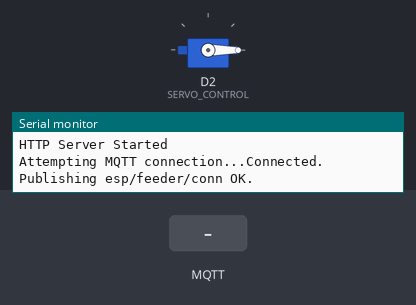
The sketch below on a simulated ESP8266 (Wemos D1 mini). Parts: servo, the last lines printed to the serial monitor. Inputs (shaded band) come from the test bench. WiFi joins after 1.5 s; servers stay silent unless stated; storage starts empty; no MQTT or app messages arrive unless stated.

Above: at 3.2 s.
3.3 s: MQTT message "1" arrives on the first subscribed topic
At 3.76 s:
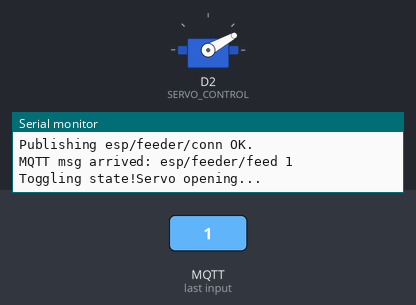
At 4.96 s:
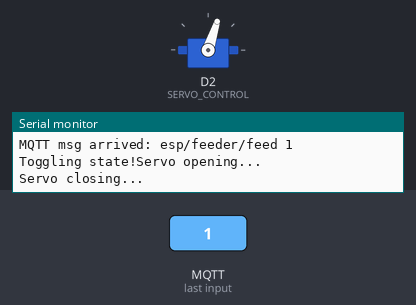
6.3 s: MQTT message "on" arrives on the first subscribed topic
8.0 s: MQTT message "off" arrives on the first subscribed topic
Timing chart, 0 to 11.0 s (numbered marks = the images above; inputs shaded):
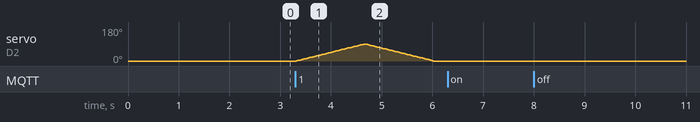

Measured:
- after the input at 3.3 s, servo on D2 (SERVO_CONTROL): rises from 0° to 90° in 1.3 s, then falls to 0° in 1.4 s

The sketch:

servo-demo.ino
```cpp
#include <FS.h> //this needs to be first
// Arduino Servo
#include <Servo.h>
// ESP8266WiFi - Version: Latest
#include <ESP8266WiFi.h>
// DNSServer - Version: Latest
#include <DNSServer.h>
// ESP8266WebServer - Version: Latest
#include <ESP8266WebServer.h>
// WiFiManager - Version: Latest
#include <WiFiManager.h>
// MQTT
#include <PubSubClient.h>
// JSON parsing for Arduino
#include <ArduinoJson.h>


// web server
std::unique_ptr<ESP8266WebServer> wwwServer;
#define HTML_FILE "/index.html"


// MQTT pub/sub for the servo functions
#define CLOUDMQTT_CONFIG  "/config.json"
// these values are loaded from a config.json file in the data directory
char cloudmqtt_server[18] = "***.cloudmqtt.com";
int  cloudmqtt_port       = 0;
char cloudmqtt_user[9]    = "********";
char cloudmqtt_pass[13]   = "************";

// note: if you have multiple devices, assign them different ID's
#define MQTT_CLIENT_ID   "WeMosEsp8266"
// set to true if you want last msg for all topics retained on server, so you get it automatically on client connect
#define MQTT_USE_RETAIN   false

#define TOPIC_OUT_CONN      "esp/feeder/conn"
#define TOPIC_IN_SYNC       "esp/feeder/sync"
#define TOPIC_OUT_FEEDING   "esp/feeder/feeding"
#define TOPIC_IN_FEED       "esp/feeder/feed"

// publish data periodically every 10 minutes
#define PUB_PERIODIC_MS     1000 * 60 * 10
// don't publish more often that this, even on status/feeding change
#define PUB_MIN_MS          1000

char mqtt_msg[50];
uint16_t connect_cnt = 0;
uint16_t sync_cnt = 0;

uint8_t last_read_status = 255;
uint8_t last_published_status = 255;
long last_status_unstable_ms = 0;

long last_published_ms = 0;
bool isSyncing = false;

WiFiClient espClient;
PubSubClient mqttClient(espClient);

// servo
const int SERVO_CONTROL = D2;
const int SERVO_MOVE_DELAY = 15;  // ms
const int SERVO_OFF_DELAY = 500;  // ms
bool isFeeding = false;
Servo feederServo;


void setup() {
  Serial.begin(115200);

  // init values from file system
  if (SPIFFS.begin()) {
    Serial.println("mounted file system");

    // parse json config file
    File jsonFile = GetFile(CLOUDMQTT_CONFIG);
    if (jsonFile) {
      size_t size = jsonFile.size();
      // Allocate a buffer to store contents of the file.
      std::unique_ptr<char[]> jsonBuf(new char[size]);
      jsonFile.readBytes(jsonBuf.get(), size);
      DynamicJsonBuffer jsonBuffer;
      JsonObject& json = jsonBuffer.parseObject(jsonBuf.get());
      if (json.success()) {
        strcpy(cloudmqtt_server, json["cloudmqtt_server"]);
        cloudmqtt_port = json["cloudmqtt_port"];
        strcpy(cloudmqtt_user, json["cloudmqtt_user"]);
        strcpy(cloudmqtt_pass, json["cloudmqtt_pass"]);
      } else {
        Serial.println("failed to load json config");
      }
      jsonFile.close();
    }
  }

  // wifi setup
  WiFiManager wifiManager;
  wifiManager.autoConnect("AutoConnectAP");
  Serial.println("Wifi connected ok. :)");
  Serial.println(WiFi.localIP());

  // web server
  wwwServer.reset(new ESP8266WebServer(WiFi.localIP(), 80));
  wwwServer->on("/", Www_Root);
  wwwServer->on("/feed", Www_Feed);
  wwwServer->onNotFound(Www_NotFound);
  wwwServer->begin();
  Serial.println("HTTP Server Started");

  feederServo.attach(SERVO_CONTROL);
  pinMode(SERVO_CONTROL, OUTPUT);
  feederServo.write(0);
  delay(SERVO_OFF_DELAY);
  pinMode(SERVO_CONTROL, INPUT);

  // setup MQTT
  mqttClient.setServer(cloudmqtt_server, cloudmqtt_port);
  mqttClient.setCallback(Subscription_Callback);
}

void loop() {
  // handle web requests
  wwwServer->handleClient();

  // handle MQTT connection
  if (!mqttClient.connected()) {
    connect_cnt++;
    Mqtt_Reconnect();
    last_published_ms = last_status_unstable_ms = millis(); // init time here, it takes a while to connect
  }
  mqttClient.loop();
  long now_ms = millis();

  // limit minimal MQTT sending interval, publish data
  if ((now_ms - last_published_ms) > PUB_MIN_MS) {
    // check if we we're syncing data
    if (isSyncing) {
      char tmp_str[20];

      // increment counter and publish status
      sync_cnt++;
      snprintf (tmp_str, sizeof (tmp_str), "Synced(%d)", sync_cnt);
      Publish_Connection (tmp_str);

      // sync complete at this point, everything that needed to be sent is above
      isSyncing = false;
    }
    // send periodically
    else if ((now_ms - last_published_ms) > PUB_PERIODIC_MS) {
      last_published_ms = now_ms;
    }
  }
}


// file io
File GetFile(String fileName) {
  File textFile;
  if (SPIFFS.exists(fileName)) {
    textFile = SPIFFS.open(fileName, "r");
  }
  return textFile;
}

// servo methods
void Servo_Move(int newPos) {
  feederServo.write(newPos);
  delay(SERVO_MOVE_DELAY);
}

void Servo_OpenClose() {
  isFeeding = true;
  Publish_Feeding();

  int pos = 0;
  // goes from 0 degrees to 90 degrees to 0 degrees
  Serial.println("Servo opening...");
  pinMode(SERVO_CONTROL, OUTPUT);
  for (pos = 0; pos <= 90; pos++) {
    Servo_Move(pos);
  }
  Serial.println("Servo closing...");
  for (pos = 90; pos >= 0; pos--) {
    Servo_Move(pos);
  }
  delay(SERVO_OFF_DELAY);
  pinMode(SERVO_CONTROL, INPUT);
  Serial.println("Servo closed.");

  isFeeding = false;
  Publish_Feeding();
}


// web server methods:
void Www_Root() {
  File htmlFile = GetFile(HTML_FILE);
  wwwServer->streamFile(htmlFile, "text/html");
  htmlFile.close();
}

void Www_Feed() {
  Servo_OpenClose();
  wwwServer->sendHeader("Cache-Control", "no-cache, no-store, must-revalidate");
  wwwServer->sendHeader("Pragma", "no-cache");
  wwwServer->sendHeader("Expires", "-1");
  wwwServer->send(200, "text/plain", "OK.\n\n");
}

void Www_NotFound() {
  String message = "File Not Found\n\n";
  message += "URI: ";
  message += wwwServer->uri();
  message += "\nMethod: ";
  message += (wwwServer->method() == HTTP_GET) ? "GET" : "POST";
  message += "\nArguments: ";
  message += wwwServer->args();
  message += "\n";
  //for (uint8_t i=0; i<wwwServer->args(); i++){
  //  message += " " + wwwServer->argName(i) + ": " + wwwServer->arg(i) + "\n";
  //}
  wwwServer->send(404, "text/plain", message);
}


// MQTT functions
void Mqtt_Reconnect() {
  uint32_t millis_start = millis();

  // Loop until we're reconnected
  while (!mqttClient.connected()) {
    Serial.print("Attempting MQTT connection...");
    // Attempt to connect
    if (mqttClient.connect(MQTT_CLIENT_ID, cloudmqtt_user, cloudmqtt_pass)) {
      Serial.println("Connected.");

      char *OK = new char[3];
      strcpy( OK, "OK." );
      Publish_Connection(OK);

      mqttClient.subscribe(TOPIC_IN_FEED);
      mqttClient.subscribe(TOPIC_IN_SYNC);
      break;
    } else {
      Serial.print("failed, rc=");
      Serial.print(mqttClient.state());
      Serial.println(" try again in 5 seconds");
      // Wait 5 seconds before retrying
      delay(5000);
    }

    // restart ESP if we cannot connect for too long
    if ((millis () - millis_start) > 2 * 60000) {
      Serial.println ("Cannot connect to MQTT, restarting...");
      ESP.restart ();
    }
  }
}

void Publish_Connection(char * text) {
  // report to terminal for debug
  snprintf(mqtt_msg, sizeof (mqtt_msg), "Publishing %s %s", TOPIC_OUT_CONN, text);
  Serial.println(mqtt_msg);

  // publish to MQTT server
  mqttClient.publish(TOPIC_OUT_CONN, text, MQTT_USE_RETAIN);
}

void Publish_Feeding() {
  mqttClient.publish(TOPIC_OUT_FEEDING, String(isFeeding).c_str(), MQTT_USE_RETAIN);
}

void Subscription_Callback(char* topic, byte* payload, unsigned int length) {
  // report to terminal for debug
  Serial.print("MQTT msg arrived: ");
  Serial.print(topic);
  Serial.print(" ");
  for (int i = 0; i < length; i++) {
    Serial.print((char)payload[i]);
  }
  Serial.println();

  // check if we received our IN topic for state change
  if (strcmp (TOPIC_IN_FEED, topic) == 0) {
    // toggle output if we need to change state
    if ((char)payload[0] == '1' && !isFeeding) {
      Serial.print ("Toggling state!");
      Servo_OpenClose();
    }
  }
  // check for sync topic
  else if (strcmp (TOPIC_IN_SYNC, topic) == 0) {
    // we should get '1' as sync request
    if ((char) payload[0] == '1') {
      isSyncing = true;
    }
  }
}
```
